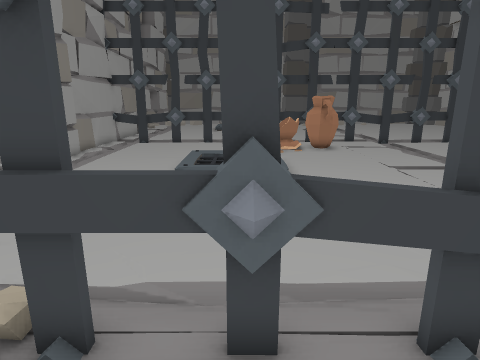
View 1 (above)

23 first-person views from a walk through a scene from a Unity 3-D project. The camera is 1.4 m above the floor, tilts 14° down and sees 75° across. Doors are open. The floor is counted in squares, 0.5 m on a side. Each view is taken from the middle of a square. On the plan, view 1 faces up. The plan holds only what a view shows up to about 20 squares ahead; the rest is blank. The place goes on beyond the plan. The player character is not drawn. Some animated figures are left out.

View 2
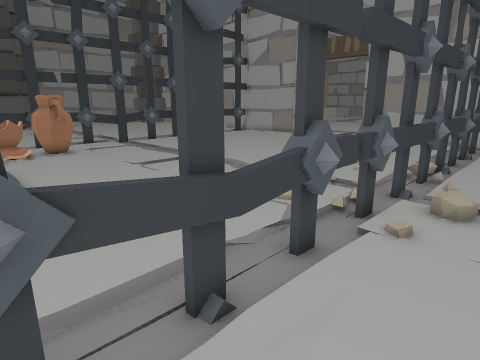

View 3
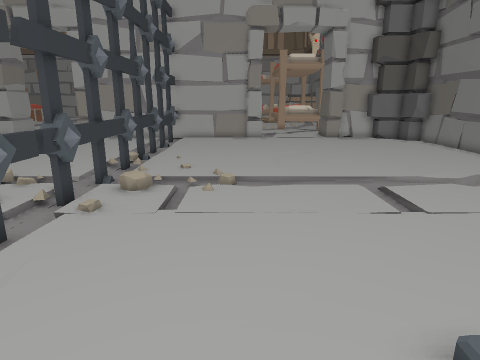

View 4
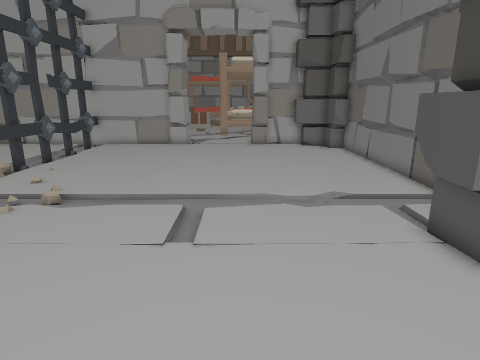

View 5
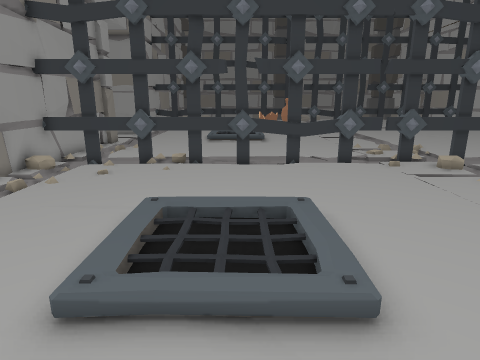

View 6
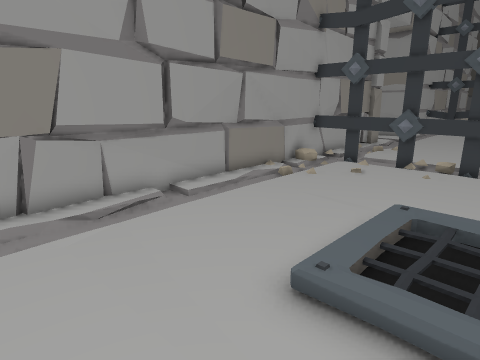

View 7
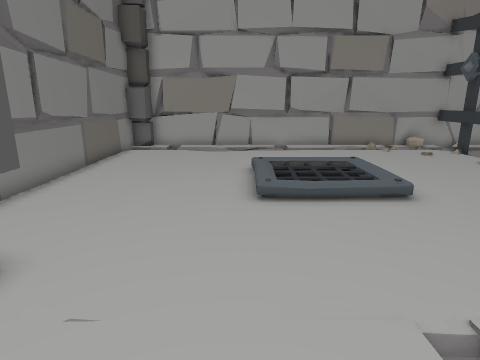

View 8
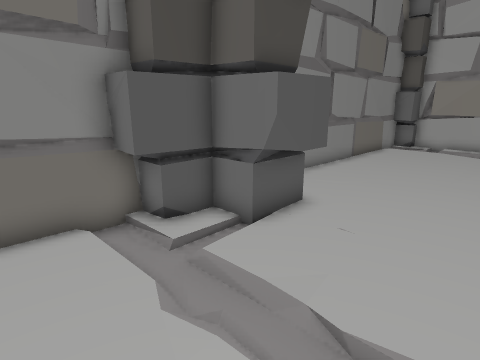

View 9
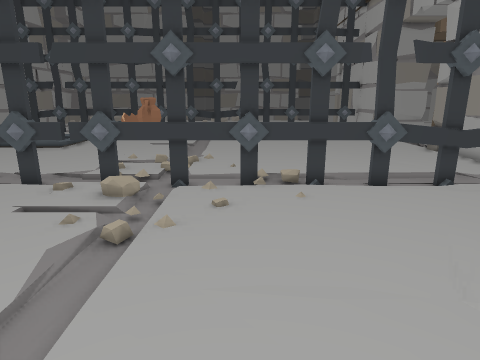

View 10
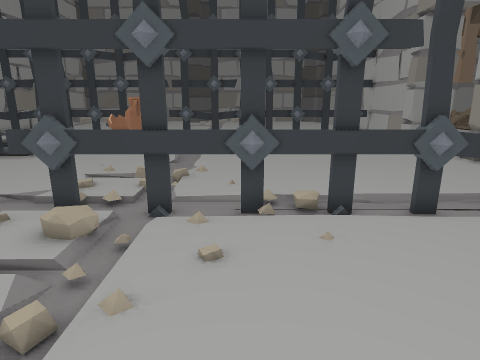

View 11
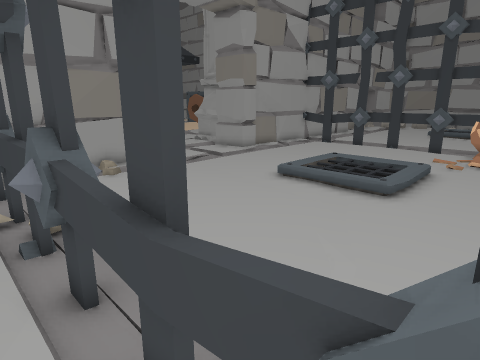

View 12
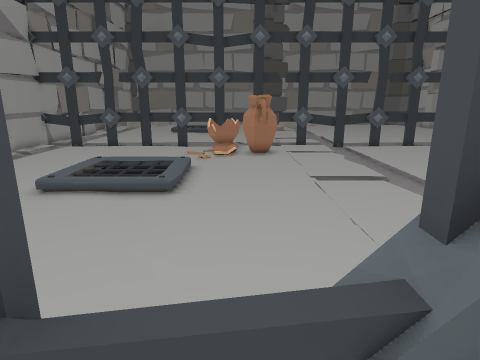

View 13
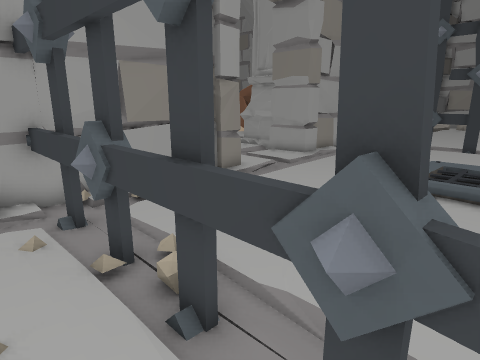

View 14
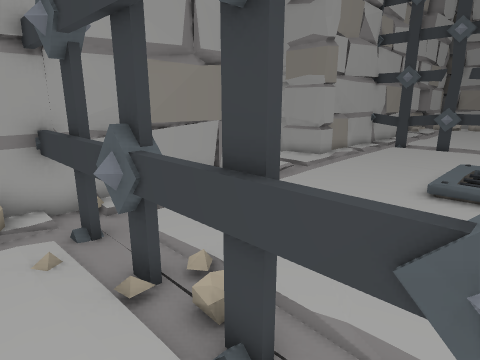

View 15
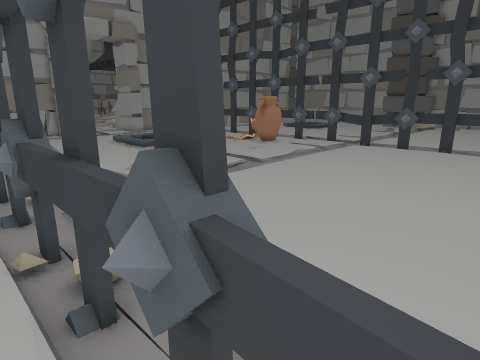

View 16
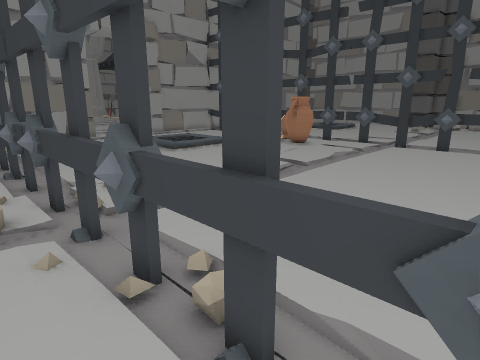

View 17
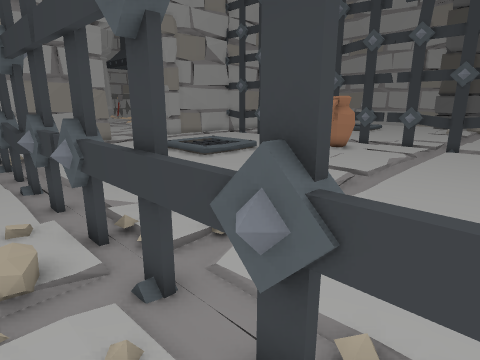

View 18
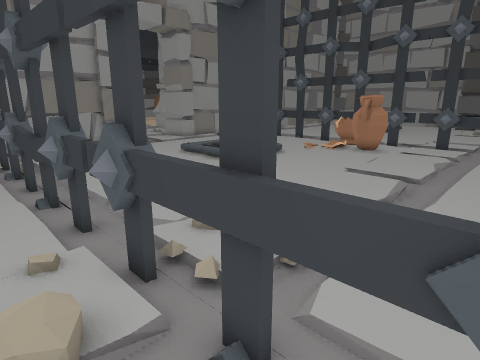

View 19
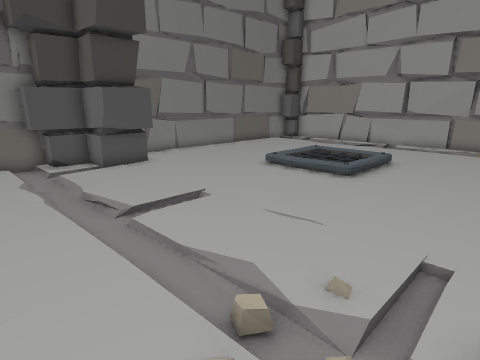

View 20
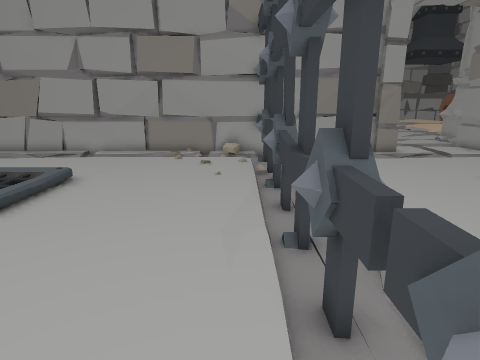

View 21
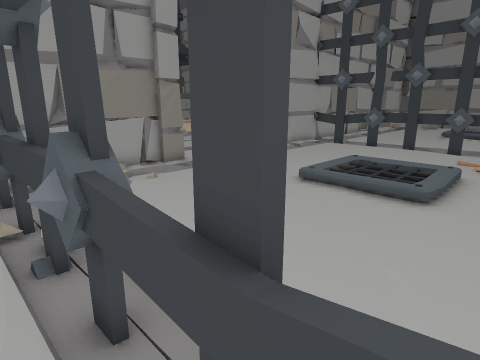

View 22
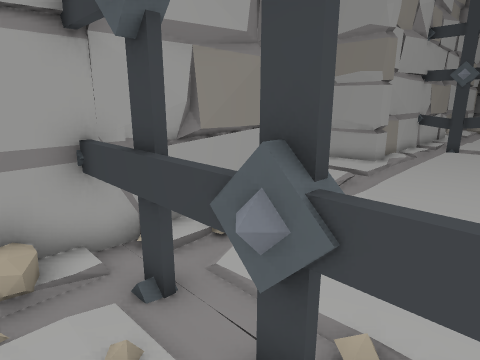

View 23
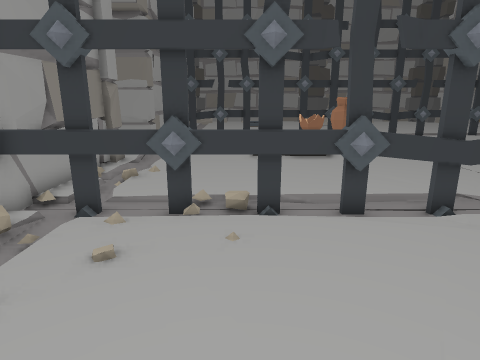

### Floor plan
Key: @ floor where view 1 was taken; # wall or solid block; x gap in a wall; . floor; / step, stairs or slope; D open door; = window, fence, low wall or low ledge; A vase; T thing the floor can be seen under or through.
Columns run from 12 left of view 1 to 20 right of it. Each row starts with its distance up from view 1.
 26             ..              ..
 25      .. .. ....      .... ....
 24    #=#####x###=######==#####x#
 23    #   ##   ##   # .###  ##
 22    #..........AAA.............
 21    #..........AAA ............
 20   ##........... AAA............
 19   ##.........../AAA............
 18    #...........................
 17 #  #......   ..................
 16 #DD#.......///.................
 15 .DD......./////................
 14  DD.......//../.................
 13  DD......./////.................
 12   D......./////..................
 11    #.............................
 10    #.............................
  9    #.............................
  8    #.............................
  7   ##/................./..........
  6   ##/................./..........
  5   ##.............................
  4   ##...TT.T TTT..TT.T ...TT.T TT.
  3    #TTTTTTTTTTTxTTT.TTTTTTTTTTTTT
  2    #................./...........
  1   ##................./...........
  0   ##/.......@........./..........
 -1   ##/................./..........
 -2    #/................./..........
 -3    #/................./..........
 -4    #.......///...................
 -5    #....../////..................
 -6    #......//../..................
 -7    #....../////..................
 -8    #....../////..................
 -9    #.............................
-10    #.............................
-11    #.............................
-12    #..............##.............
-13    #.............####............
-14    ##............  ####..........
-15    ##############   #############

Where each view was taken, in squares from view 1:
view 1: 0 up, 0 right, facing up
view 2: 0 up, 0 right, facing up-right
view 3: 2 down, 1 left, facing right
view 4: 8 down, 0 right, facing right
view 5: 12 down, 0 right, facing up
view 6: 12 down, 0 right, facing up-left
view 7: 9 down, 10 right, facing left
view 8: 8 down, 13 right, facing down-left
view 9: 8 down, 13 right, facing up
view 10: 5 down, 13 right, facing up
view 11: 2 up, 5 right, facing up-left
view 12: 2 up, 4 right, facing up
view 13: 1 up, 1 right, facing up-left
view 14: 1 up, 0 right, facing up-left
view 15: 2 up, 20 right, facing up-left
view 16: 1 up, 18 right, facing up-left
view 17: 1 up, 15 right, facing up-left
view 18: 1 up, 13 right, facing up-left
view 19: 1 up, 13 right, facing down-left
view 20: 2 up, 9 right, facing left
view 21: 2 up, 4 right, facing up-left
view 22: 1 up, 3 left, facing up-left
view 23: 5 down, 3 left, facing up
